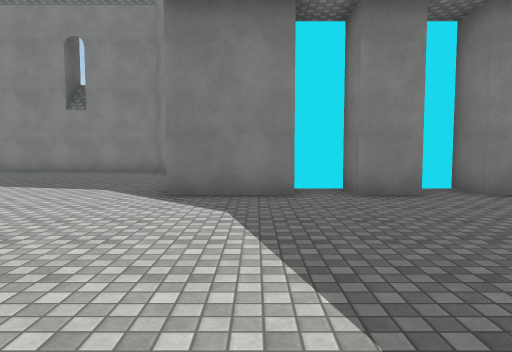
View 1 (above)

21 first-person views from a walk through a 3-D level made in the Unity game engine. The camera is 1.4 m above the floor, tilts 4° down and sees 70° across. The floor is counted in squares, 2 m on a side. Each view is taken from the middle of a square. On the plan, view 1 faces up. The plan holds only what a view shows up to about 11 squares ahead; the rest is blank. The place goes on beyond the plan. The player is left out. Surface patterns are stand-ins for the level's own textures.

View 2
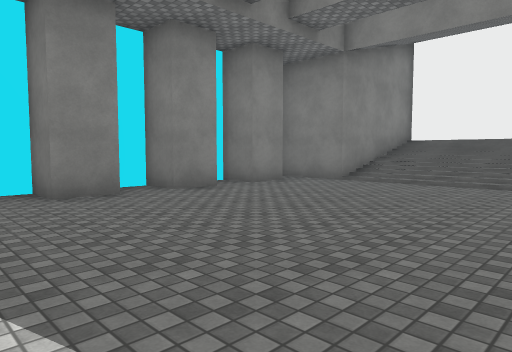

View 3
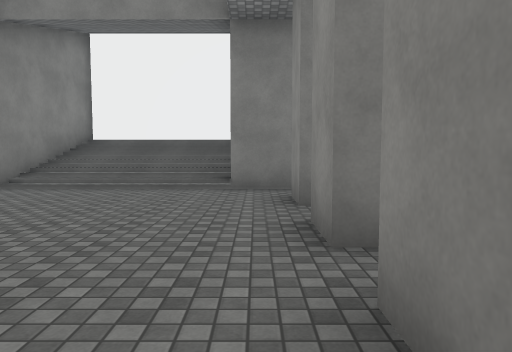

View 4
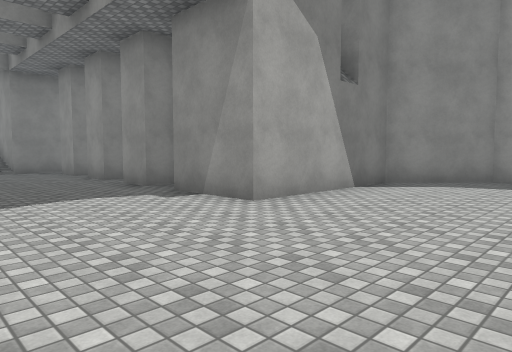

View 5
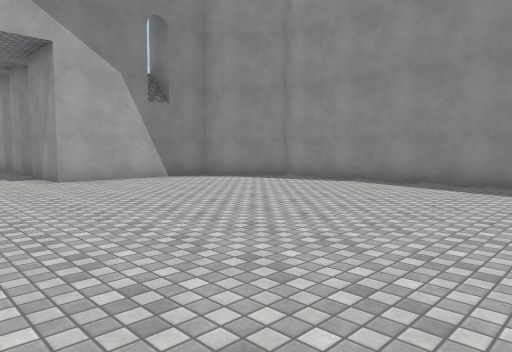

View 6
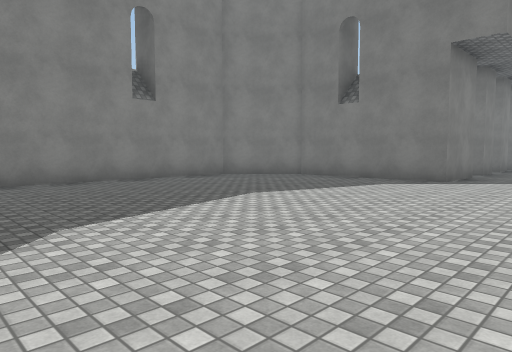

View 7
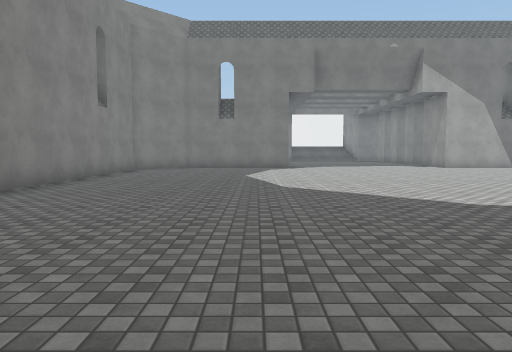

View 8
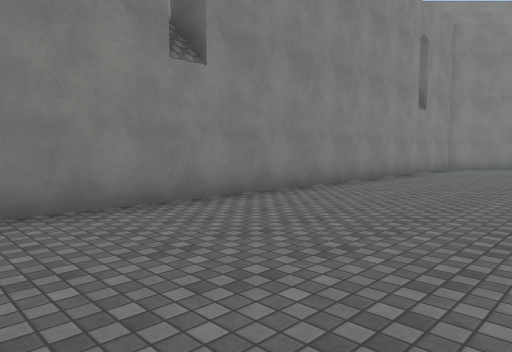

View 9
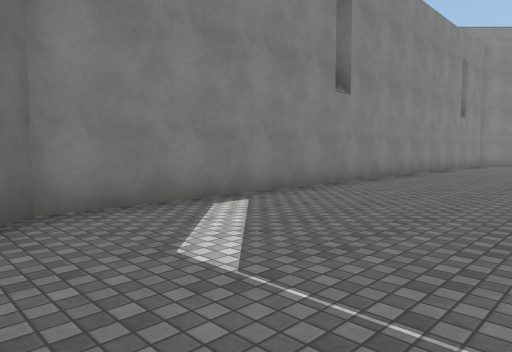

View 10
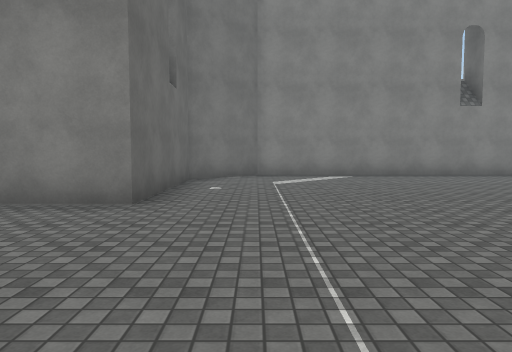

View 11
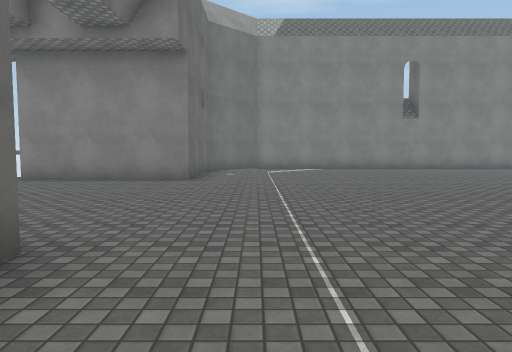

View 12
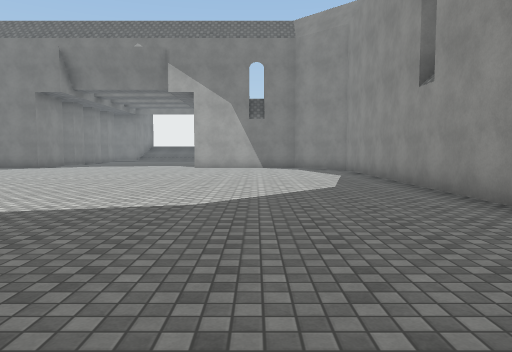

View 13
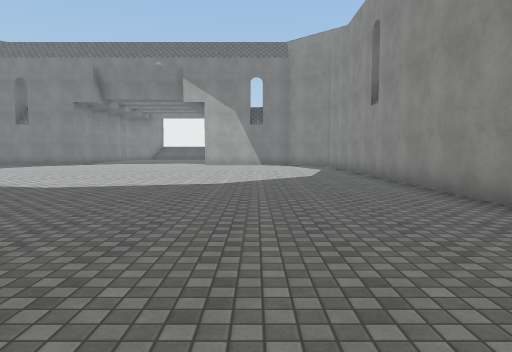

View 14
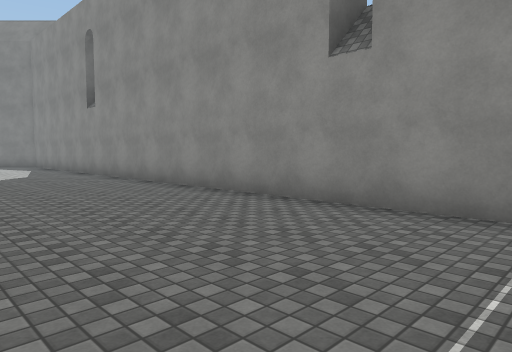

View 15
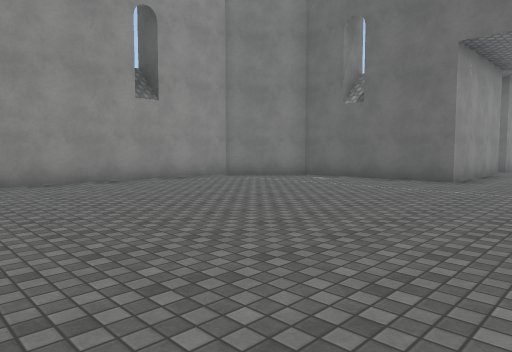

View 16
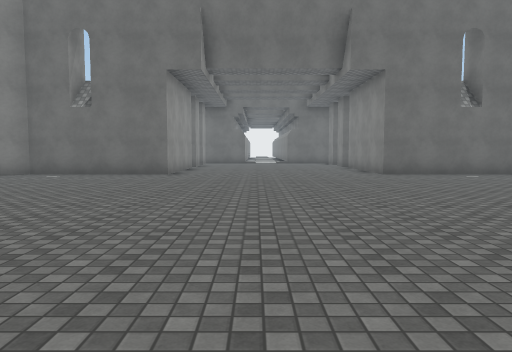

View 17
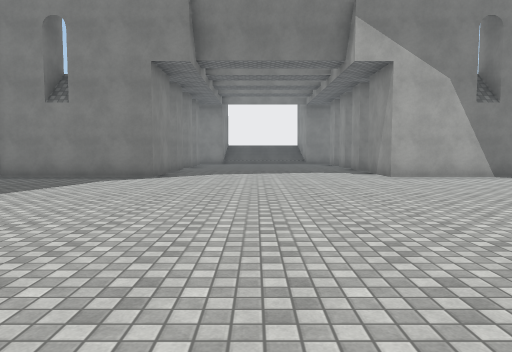

View 18
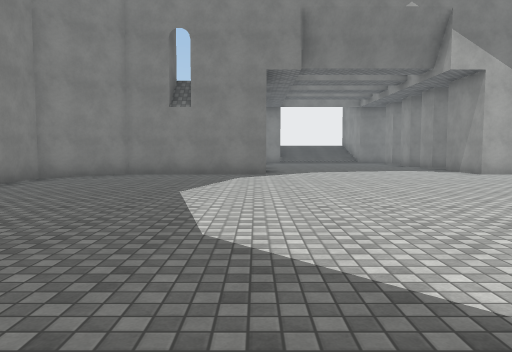

View 19
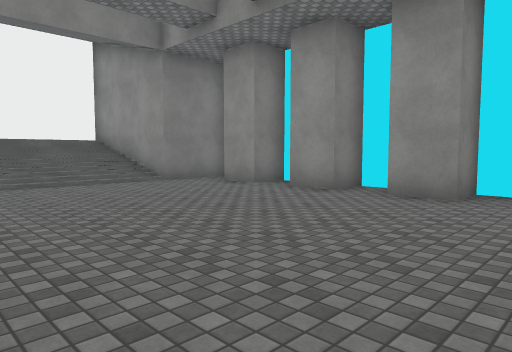

View 20
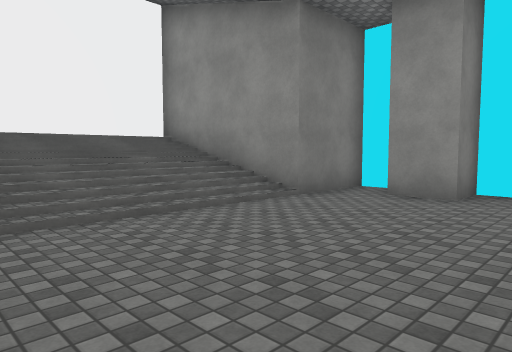

View 21
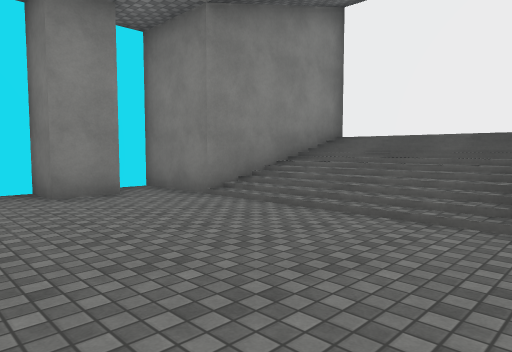

### Floor plan
Key: @ floor where view 1 was taken; # wall or solid block; . floor; / step, stairs or slope.
Columns run from 25 left of view 1 to 12 right of it. Each row starts with its distance up from view 1.
 12     ####################
 11    ##..................##
 10    #....................#
  9    #....................#
  8    #....................#
  7    #....................##########
  6 ####....................##.#.#.#.#
  5 .................................#####
  4 .................................////#
  3  ................................////#
  2   ...............................////#
  1   ...............................////#
  0 .........................@.......#####
 -1 ####....................##.#.#.#.#
 -2    #....................##########
 -3    #....................#
 -4    #....................#
 -5    ##..................##
 -6     ##................##
 -7      ##################

Where each view was taken, in squares from view 1:
view 1: 0 up, 0 right, facing up
view 2: 0 up, 0 right, facing up-right
view 3: 0 up, 1 right, facing right
view 4: 3 up, 5 left, facing down-right
view 5: 2 up, 10 left, facing down-right
view 6: 3 up, 10 left, facing up-right
view 7: 7 up, 16 left, facing right
view 8: 7 up, 17 left, facing up-right
view 9: 7 up, 21 left, facing up-right
view 10: 1 up, 20 left, facing up
view 11: 3 down, 20 left, facing up
view 12: 3 down, 16 left, facing right
view 13: 3 down, 19 left, facing right
view 14: 2 down, 20 left, facing down-right
view 15: 2 up, 13 left, facing down-left
view 16: 2 up, 11 left, facing left
view 17: 3 up, 11 left, facing right
view 18: 6 up, 12 left, facing right
view 19: 5 up, 0 right, facing down-right
view 20: 5 up, 4 right, facing down-right
view 21: 0 up, 4 right, facing up-right
